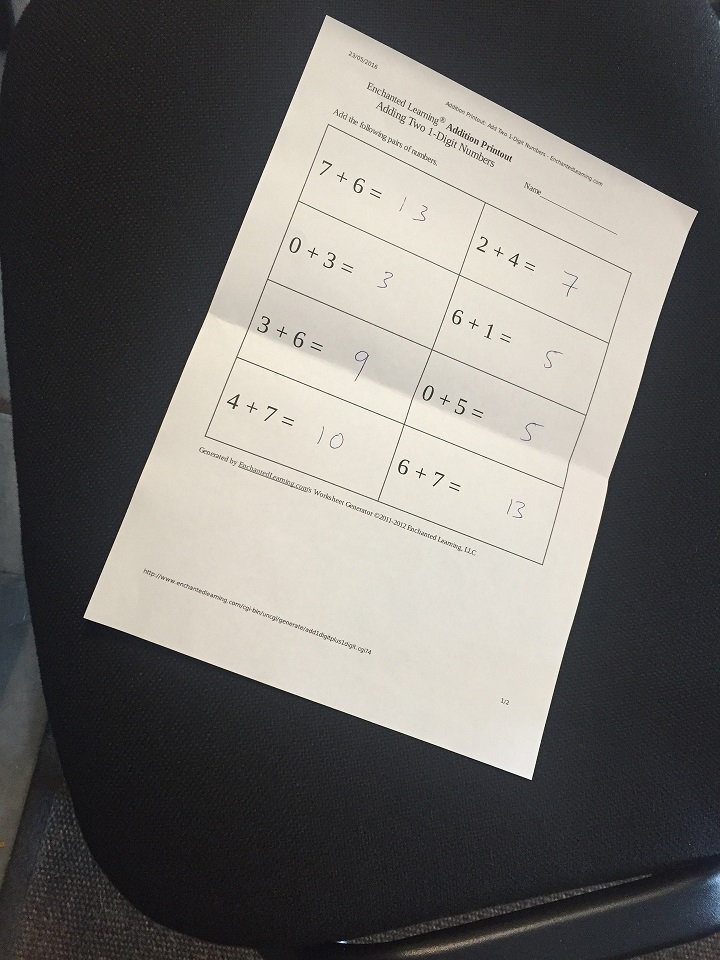
#> input picture cv_codes/scan.jpg, 720 x 960 px
$ jupyter execute l23-cv.ipynb   (text cells are left out)
#> lines starting #> are read from the running program, lines starting #| are printed output that depends on the picture; pictures that were not available may be replaced by others from this repository, and a replacement may not be noted
[cell 1]
import cv2
import numpy as np
import matplotlib.pyplot as plt

image = cv2.imread('scan.jpg')
#> image is the input picture: shape (960, 720, 3); mean B, G, R 106.2, 109.5, 111.7

cv2.imshow('Original', image)
cv2.waitKey(0)

# Cordinates of the 4 corners of the original image
points_A = np.float32([[320,15], [700,215],
                       [85,610], [530,780]])

# Cordinates of the 4 corners of the desired output
# We use a ratio of an A4 Paper 1 : 1.41
points_B = np.float32([[0,0], [420,0],
                       [0,594], [420,594]])

# Use the two sets of four points to compute
# the Perspective Transformation matrix, M
M = cv2.getPerspectiveTransform(points_A, points_B)

warped = cv2.warpPerspective(image, M, (420,594))
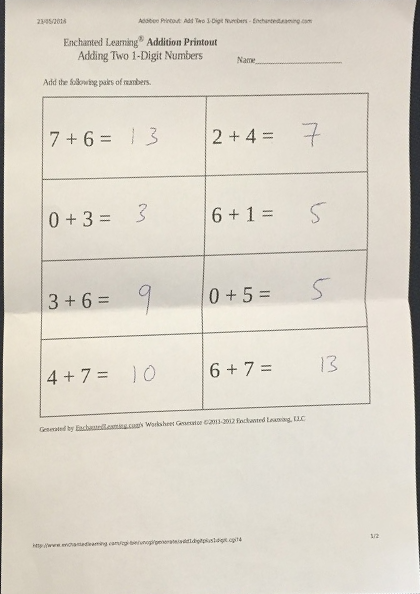
#> warped: shape (594, 420, 3); mean B, G, R 201, 212.6, 218.5

cv2.imshow('warpPerspective',warped  )
cv2.waitKey(0)
cv2.destroyAllWindows()

[cell 2]
import cv2
import numpy as np
import matplotlib.pyplot as plt

image = cv2.imread('rotated.png')
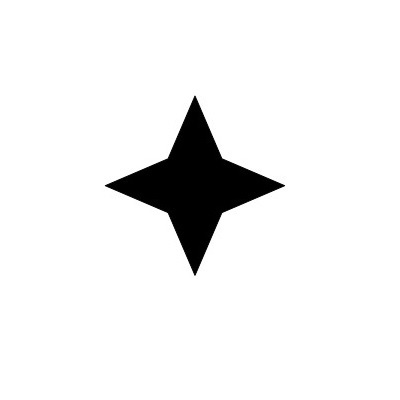
#> input picture cv_codes/4star.jpg, 400 x 400 px, given in place of rotated.png, which was not available
#> image is the input picture: shape (400, 400, 3); min 0, max 255, mean 239.2


cv2.imshow('Original', image)
cv2.waitKey(0)

# Cordinates of the 4 corners of the original image
points_A = np.float32([[60,4], [357,86], [300,292]])

# Cordinates of the 4 corners of the desired output
# We use a ratio of an A4 Paper 1 : 1.41
points_B = np.float32([[0,0], [300,0], [300,200]])

# Use the two sets of four points to compute
# the Perspective Transformation matrix, M
M = cv2.getAffineTransform(points_A, points_B)

warped = cv2.warpAffine(image, M, (300, 200))
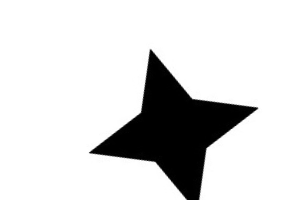
#> warped: shape (200, 300, 3); min 0, max 255, mean 216.9

cv2.imshow('warpAffine', warped)
cv2.waitKey(0)
cv2.destroyAllWindows()
